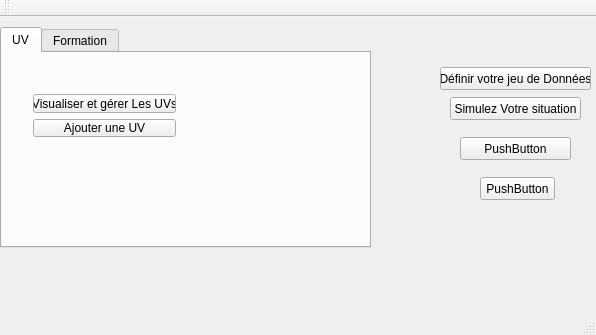
<?xml version="1.0" encoding="UTF-8"?>
<ui version="4.0">
 <class>MainUTProfiler</class>
 <widget class="QMainWindow" name="MainUTProfiler">
  <property name="geometry">
   <rect>
    <x>0</x>
    <y>0</y>
    <width>596</width>
    <height>335</height>
   </rect>
  </property>
  <property name="windowTitle">
   <string>MainUTProfiler</string>
  </property>
  <widget class="QWidget" name="centralWidget">
   <widget class="QTabWidget" name="tabWidget">
    <property name="geometry">
     <rect>
      <x>0</x>
      <y>10</y>
      <width>371</width>
      <height>221</height>
     </rect>
    </property>
    <property name="tabPosition">
     <enum>QTabWidget::North</enum>
    </property>
    <property name="tabShape">
     <enum>QTabWidget::Rounded</enum>
    </property>
    <property name="currentIndex">
     <number>0</number>
    </property>
    <property name="usesScrollButtons">
     <bool>true</bool>
    </property>
    <property name="tabsClosable">
     <bool>false</bool>
    </property>
    <property name="movable">
     <bool>true</bool>
    </property>
    <widget class="QWidget" name="UV">
     <attribute name="title">
      <string>UV</string>
     </attribute>
     <widget class="QWidget" name="layoutWidget">
      <property name="geometry">
       <rect>
        <x>20</x>
        <y>30</y>
        <width>165</width>
        <height>65</height>
       </rect>
      </property>
      <layout class="QVBoxLayout" name="verticalLayout">
       <item>
        <widget class="QPushButton" name="updateDeleteUV">
         <property name="text">
          <string>Visualiser et gérer Les UVs</string>
         </property>
        </widget>
       </item>
       <item>
        <widget class="QPushButton" name="addUV">
         <property name="text">
          <string>Ajouter une UV</string>
         </property>
        </widget>
       </item>
      </layout>
     </widget>
    </widget>
    <widget class="QWidget" name="Formation">
     <attribute name="title">
      <string>Formation</string>
     </attribute>
     <widget class="QWidget" name="layoutWidget">
      <property name="geometry">
       <rect>
        <x>10</x>
        <y>20</y>
        <width>207</width>
        <height>65</height>
       </rect>
      </property>
      <layout class="QVBoxLayout" name="verticalLayout_2">
       <item>
        <widget class="QPushButton" name="pushButton_5">
         <property name="text">
          <string>Visualiser et gérer Les Formations</string>
         </property>
        </widget>
       </item>
       <item>
        <widget class="QPushButton" name="pushButton_6">
         <property name="text">
          <string>Ajouter une nouvelle formation</string>
         </property>
        </widget>
       </item>
      </layout>
     </widget>
    </widget>
   </widget>
   <widget class="QPushButton" name="pushButton">
    <property name="geometry">
     <rect>
      <x>450</x>
      <y>80</y>
      <width>131</width>
      <height>23</height>
     </rect>
    </property>
    <property name="text">
     <string>Simulez Votre situation</string>
    </property>
   </widget>
   <widget class="QPushButton" name="pushButton_2">
    <property name="geometry">
     <rect>
      <x>460</x>
      <y>120</y>
      <width>111</width>
      <height>23</height>
     </rect>
    </property>
    <property name="text">
     <string>PushButton</string>
    </property>
   </widget>
   <widget class="QPushButton" name="pushButton_7">
    <property name="geometry">
     <rect>
      <x>440</x>
      <y>50</y>
      <width>151</width>
      <height>23</height>
     </rect>
    </property>
    <property name="text">
     <string>Définir votre jeu de Données</string>
    </property>
   </widget>
   <widget class="QPushButton" name="pushButton_4">
    <property name="geometry">
     <rect>
      <x>480</x>
      <y>160</y>
      <width>75</width>
      <height>23</height>
     </rect>
    </property>
    <property name="text">
     <string>PushButton</string>
    </property>
   </widget>
  </widget>
  <widget class="QMenuBar" name="menuBar">
   <property name="geometry">
    <rect>
     <x>0</x>
     <y>0</y>
     <width>596</width>
     <height>26</height>
    </rect>
   </property>
  </widget>
  <widget class="QToolBar" name="mainToolBar">
   <attribute name="toolBarArea">
    <enum>TopToolBarArea</enum>
   </attribute>
   <attribute name="toolBarBreak">
    <bool>false</bool>
   </attribute>
  </widget>
  <widget class="QStatusBar" name="statusBar"/>
 </widget>
 <layoutdefault spacing="6" margin="11"/>
 <resources/>
 <connections/>
</ui>
